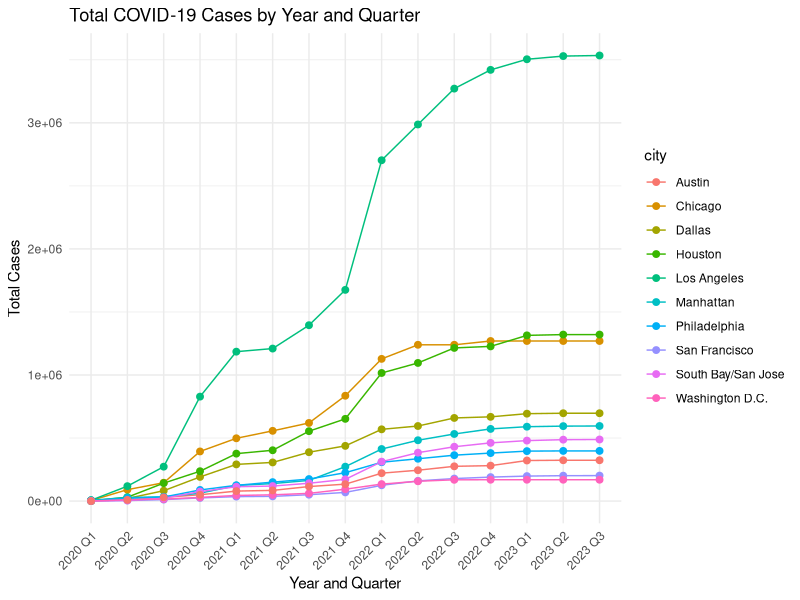

This figure's R source: (Note: this script raises an error after producing the figure.)


covid4 <- read.csv("additional_data/covid_cases.csv")


library(ggplot2)

# Create a combined year-quarter factor for better x-axis labeling
covid4$year_quarter <- factor(paste(covid4$year, covid4$quarter, sep = " Q"))

ggplot(covid4, aes(x = year_quarter, y = total_cases, group = city, color = city)) +
  geom_line() +
  geom_point(size = 2) +
  labs(title = "Total COVID-19 Cases by Year and Quarter",
       x = "Year and Quarter",
       y = "Total Cases") +
  theme_minimal() +
  theme(axis.text.x = element_text(angle = 45, hjust = 1))

new_cases_per_city <- covid4 %>%
  #filter(!(city == "Chicago")) %>%
  ggplot(aes(x = year_quarter, y = new_cases, group = city, color = city)) +
  geom_line() +
  geom_point() +
  labs(title = "Quarterly COVID-19 Cases per City",
       x = "Year and Quarter",
       y = "New Cases (Sqrt Scale)",
       color = "City") +
  theme_minimal() +
  theme(axis.text.x = element_text(angle = 45, hjust = 1)) +
  scale_y_sqrt()
new_cases_per_city


ggplot(covid4, aes(x = year_quarter, y = total_cases, fill = city)) +
  geom_bar(stat = "identity", position = "stack") +
  labs(title = "Stacked Total COVID-19 Cases by Year and Quarter",
       x = "Year and Quarter",
       y = "Total Cases") +
  theme_minimal() +
  theme(axis.text.x = element_text(angle = 45, hjust = 1))





ggplot(covid4, aes(x = year_quarter, y = total_cases, fill = city)) +
  geom_area() +
  facet_wrap(~city, scales = "free_y") +
  labs(title = "COVID-19 Cases by Year and Quarter (Faceted by City)",
       x = "Year and Quarter",
       y = "Total Cases") +
  theme_minimal() +
  theme(axis.text.x = element_text(angle = 45, hjust = 1))